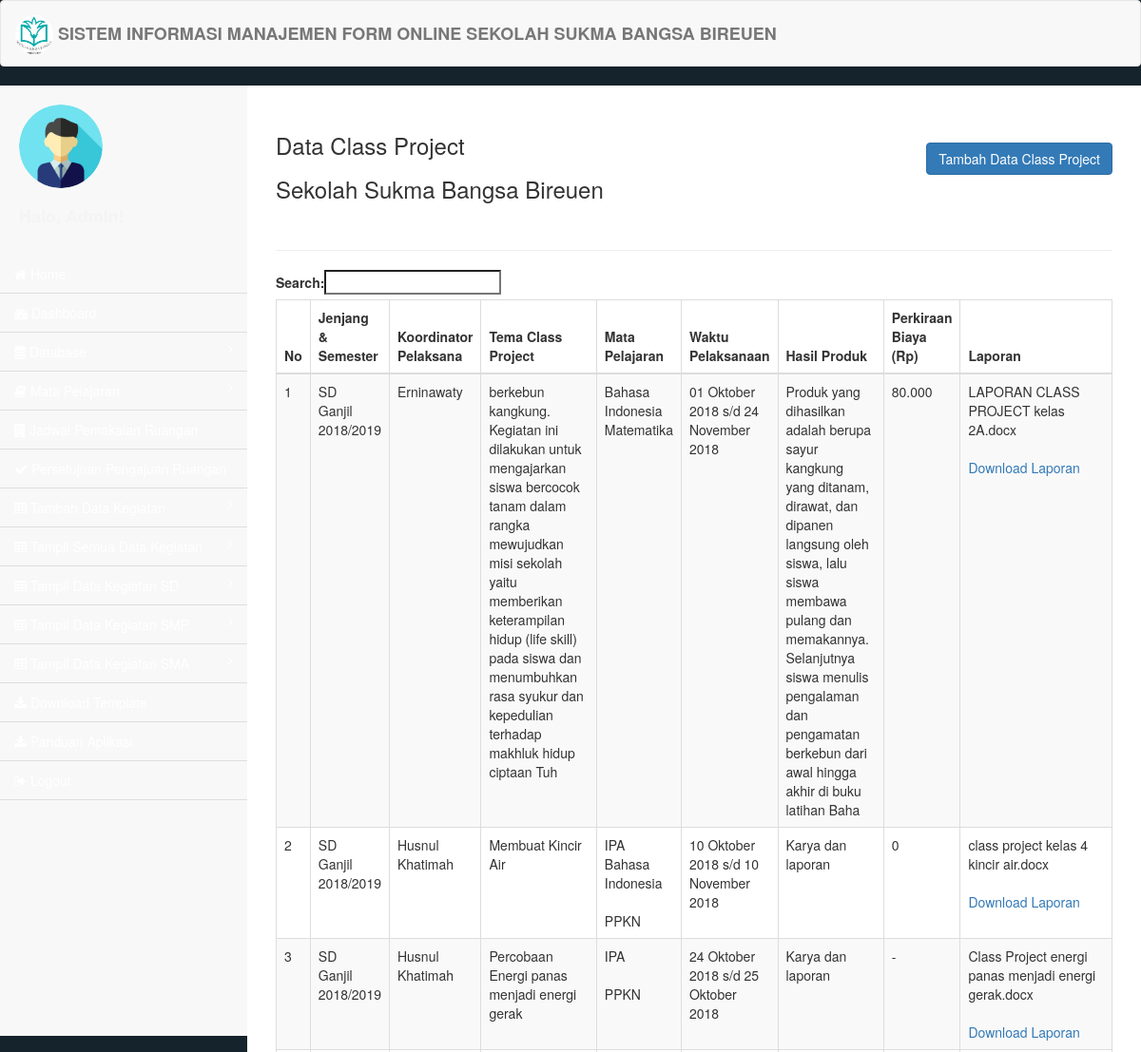
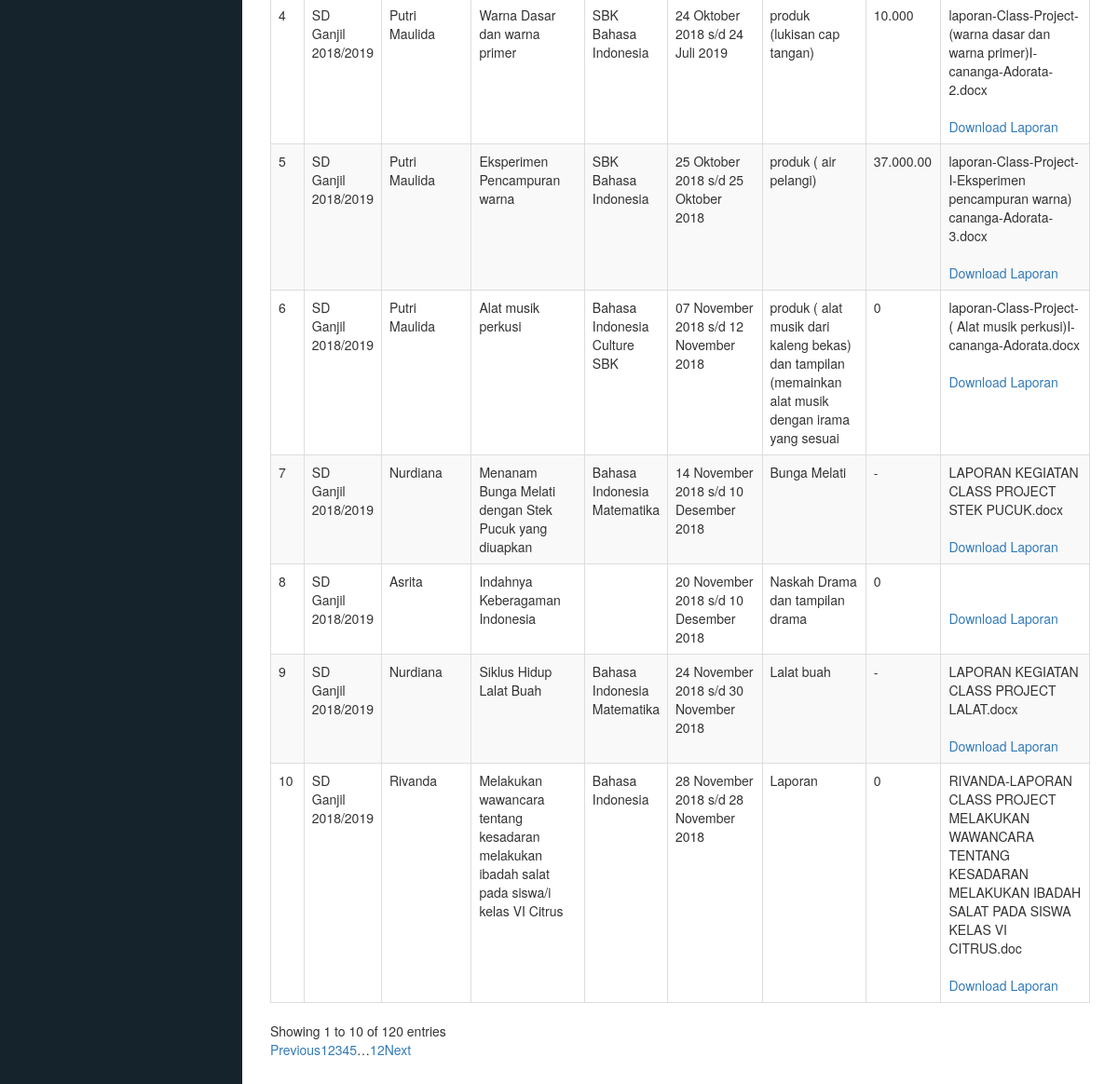
The page /admin/index.php?halaman=tampil_class_project (signed in) on the database its author committed (2 pictures, top to bottom).
### tables this page shows
CREATE TABLE `project` (
  `id_project` int(11) NOT NULL,
  `id_jenjang` varchar(255) NOT NULL,
  `id_semester` varchar(255) NOT NULL,
  `id_kelas` varchar(255) NOT NULL,
  `id_kelas2` varchar(255) NOT NULL,
  `id_kelas3` varchar(255) NOT NULL,
  `id_kelas4` varchar(255) NOT NULL,
  `id_guru` varchar(255) NOT NULL,
  `tema_project` varchar(255) NOT NULL,
  `waktu_1` date NOT NULL,
  `waktu_2` date NOT NULL,
  `id_mapel1` varchar(255) NOT NULL,
  `id_mapel2` varchar(255) NOT NULL,
  `id_mapel3` varchar(255) NOT NULL,
  `id_mapel4` varchar(255) NOT NULL,
  `hasil_project` varchar(255) NOT NULL,
  `biaya_project` text NOT NULL,
  `laporan` varchar(255) NOT NULL,
  `proposal` varchar(255) NOT NULL
);

CREATE TABLE `jenjang` (
  `id_jenjang` int(11) NOT NULL,
  `nama_jenjang` varchar(255) NOT NULL
);

CREATE TABLE `semester` (
  `id_semester` int(11) NOT NULL,
  `nama_semester` varchar(255) NOT NULL,
  `status` varchar(255) NOT NULL
);

CREATE TABLE `guru` (
  `id_guru` int(11) NOT NULL,
  `id_jenjang` varchar(255) NOT NULL,
  `nama_guru` varchar(255) NOT NULL,
  `nip_guru` varchar(255) NOT NULL,
  `status_guru` varchar(255) NOT NULL
);

CREATE TABLE `mapel1` (
  `id_mapel1` int(11) NOT NULL,
  `id_jenjang` varchar(255) NOT NULL,
  `nama_mapel1` varchar(255) NOT NULL
);

CREATE TABLE `mapel2` (
  `id_mapel2` int(11) NOT NULL,
  `id_jenjang` varchar(255) NOT NULL,
  `nama_mapel2` varchar(255) NOT NULL
);

CREATE TABLE `mapel4` (
  `id_mapel4` int(11) NOT NULL,
  `id_jenjang` varchar(255) NOT NULL,
  `nama_mapel4` varchar(255) NOT NULL
);

CREATE TABLE `mapel3` (
  `id_mapel3` int(11) NOT NULL,
  `id_jenjang` varchar(255) NOT NULL,
  `nama_mapel3` varchar(255) NOT NULL
);

### config/class.php (called while the page is built, shortened)
<?php
	$db_host = "localhost";
	$db_user = "root";
	$db_pass = "kebersamaan";
	$db_name = "simfoni";
	$db_lokasi ="Bireuen";
$database = new mysqli($db_host, $db_user, $db_pass, $db_name);
function tanggal_indo($tanggal)
{
	$tgl = explode("-", $tanggal);
	$bln["01"]="Januari";
	$bln["02"]="Februari";
	$bln["03"]="Maret";
	$bln["04"]="April";
	$bln["05"]="Mei";
	$bln["06"]="Juni";
	$bln["07"]="Juli";
	$bln["08"]="Agustus";
	$bln["09"]="September";
	$bln["10"]="Oktober";
	$bln["11"]="November";
	$bln["12"]="Desember";
	if ($tgl[0]=="0000")
	{
		return $tanggal;
	}
	else
	{
		return $tgl[2]." ".$bln[$tgl[1]]." ".$tgl[0];
	}
}
class project
{
	public $koneksi;
	function __construct($database)
	{
		$this->koneksi = $database;
	}
	function tampil_project_admin()
	{
		$semua_data = array();
		 $ambil = $this->koneksi->query("SELECT * FROM project
		 	LEFT JOIN mapel1 ON project.id_mapel1 = mapel1.id_mapel1
		 	LEFT JOIN mapel2 ON project.id_mapel2 = mapel2.id_mapel2
		 	LEFT JOIN mapel3 ON project.id_mapel3 = mapel3.id_mapel3
		 	LEFT JOIN mapel4 ON project.id_mapel4 = mapel4.id_mapel4
		 	LEFT JOIN kelas ON project.id_kelas = kelas.id_kelas
		 	LEFT JOIN kelas2 ON project.id_kelas2 = kelas2.id_kelas2
		 	LEFT JOIN kelas3 ON project.id_kelas3 = kelas3.id_kelas3
		 	LEFT JOIN kelas4 ON project.id_kelas4 = kelas4.id_kelas4
		 	LEFT JOIN jenjang ON project.id_jenjang = jenjang.id_jenjang
		 	LEFT JOIN guru ON project.id_guru = guru.id_guru
		 	LEFT JOIN semester ON project.id_semester = semester.id_semester
		 	ORDER BY project.id_jenjang, project.id_semester, project.waktu_1
		 	");
		while ($data_array = $ambil->fetch_assoc())
		{
			$semua_data[] = $data_array;
		}
		return $semua_data;
	}
}
 $project = new project($database);
?>

### admin/project/tampil_class_project.php (the view, shortened to what this page needs)
<div class="row">
	<div class="col-md-6">
		<h3>Data Class Project</h3>
		<h3>Sekolah Sukma Bangsa <?php echo $db_lokasi ?></h3><br>
	</div>
	<div class="col-md-6">
		<div class="tambah-user hidden-print">
		<a href="index.php?halaman=tambah_class_project" class="btn btn-primary">Tambah Data Class Project</a>
		</div>
	</div>
</div>
<hr>
 <?php
$semua_project = $project->tampil_project_admin();
?>
<!DOCTYPE html>
<html>
<head>
	<link rel="stylesheet" type="text/css" href="../bootstrap/css/bootstrap.css">
</head>
<body>
<div class="row">
	<div class="col-md-12">
		<table class="table table-hover table-striped table-bordered" id="data-table">
			<thead>
				<tr>
					<th>No</th>
					<th>Jenjang & Semester</th>
					<th>Koordinator Pelaksana</th>
					<th>Tema Class Project</th>
					<th>Mata Pelajaran</th>
					<th>Waktu Pelaksanaan</th>
					<th>Hasil Produk</th>
					<th>Perkiraan Biaya (Rp)</th>
					<th class="hidden-print">Laporan</th>
				</tr>
			</thead>
			<tbody>
				<?php foreach ($semua_project as $key => $value): ?>
		<tr>
			<td><?php echo $key+1; ?></td>
			<td><?php echo $value['nama_jenjang'];  ?>  <br> <?php echo $value['nama_semester']; ?> </td>
			<td><?php echo $value['nama_guru']; ?></td>
			<td><?php echo $value['tema_project']; ?></td>
			<td><?php echo $value['nama_mapel1'] ;?> <br> <?php echo $value['nama_mapel2'] ;?> <br> <?php echo $value['nama_mapel3'] ;?> <br> <?php echo $value['nama_mapel4'] ;?> </td>
			<td><?php echo tanggal_indo($value['waktu_1']) ?> s/d <?php echo tanggal_indo($value['waktu_2']) ?></td>
			<td><?php echo $value['hasil_project'] ?></td>
			<td><?php echo $value['biaya_project'] ?></td>
			<td class="hidden-print"><?php echo $value['laporan'] ?>  <br> <br>
				<a href="../laporan/class_project/<?php echo $value['laporan'] ?>" class="" >Download Laporan</a> <br>
			</td>
		</tr>
		<?php endforeach ?>
			</tbody>
		</table>
</div>
</body>
</html>

### assets/css/sendiri.css (style rules this page uses)
body { font-family: modern; }

### assets/css/admin.css (style rules this page uses)
.tambah-user { text-align: right; margin-top: 30px; }

### rows shown on the page
project: id_jenjang.nama_jenjang "SD", id_semester.nama_semester "Ganjil 2018/2019", id_guru.nama_guru "Erninawaty", tema_project "berkebun kangkung. Kegiatan ini dilakukan untuk mengajarkan siswa bercocok tanam dalam rangka mewujudkan misi sekolah yaitu memberikan keterampilan hidup (life skill) pada siswa dan menumbuhkan rasa syukur dan kepedulian terhadap makhluk hidup ciptaan Tuh", id_mapel1.nama_mapel1 "Bahasa Indonesia", id_mapel2.nama_mapel2 "Matematika", waktu_1 "01 Oktober 2018", waktu_2 "24 November 2018", hasil_project "Produk yang dihasilkan adalah berupa sayur kangkung yang ditanam, dirawat, dan dipanen langsung oleh siswa, lalu siswa membawa pulang dan memakannya. Selanjutnya siswa menulis pengalaman dan pengamatan berkebun dari awal hingga akhir di buku latihan Baha", biaya_project "80.000", laporan "LAPORAN CLASS PROJECT kelas 2A.docx"
project: id_jenjang.nama_jenjang "SD", id_semester.nama_semester "Ganjil 2018/2019", id_guru.nama_guru "Husnul Khatimah", tema_project "Membuat Kincir Air", id_mapel1.nama_mapel1 "IPA", id_mapel2.nama_mapel2 "Bahasa Indonesia", id_mapel4.nama_mapel4 "PPKN", waktu_1 "10 Oktober 2018", waktu_2 "10 November 2018", hasil_project "Karya dan laporan", biaya_project "0", laporan "class project kelas 4 kincir air.docx"
project: id_jenjang.nama_jenjang "SD", id_semester.nama_semester "Ganjil 2018/2019", id_guru.nama_guru "Husnul Khatimah", tema_project "Percobaan Energi panas menjadi energi gerak", id_mapel1.nama_mapel1 "IPA", id_mapel3.nama_mapel3 "PPKN", waktu_1 "24 Oktober 2018", waktu_2 "25 Oktober 2018", hasil_project "Karya dan laporan", biaya_project "-", laporan "Class Project energi panas menjadi energi gerak.docx"
project: id_jenjang.nama_jenjang "SD", id_semester.nama_semester "Ganjil 2018/2019", id_guru.nama_guru "Putri Maulida", tema_project "Warna Dasar dan warna primer", id_mapel1.nama_mapel1 "SBK", id_mapel2.nama_mapel2 "Bahasa Indonesia", waktu_1 "24 Oktober 2018", waktu_2 "24 Juli 2019", hasil_project "produk (lukisan cap tangan)", biaya_project "10.000", laporan "laporan-Class-Project-(warna dasar dan warna primer)I-cananga-Adorata-2.docx"
project: id_jenjang.nama_jenjang "SD", id_semester.nama_semester "Ganjil 2018/2019", id_guru.nama_guru "Putri Maulida", tema_project "Eksperimen Pencampuran warna", id_mapel1.nama_mapel1 "SBK", id_mapel2.nama_mapel2 "Bahasa Indonesia", waktu_1 "25 Oktober 2018", waktu_2 "25 Oktober 2018", hasil_project "produk ( air pelangi)", biaya_project "37.000.00", laporan "laporan-Class-Project-I-Eksperimen pencampuran warna) cananga-Adorata-3.docx"
project: id_jenjang.nama_jenjang "SD", id_semester.nama_semester "Ganjil 2018/2019", id_guru.nama_guru "Putri Maulida", tema_project "Alat musik perkusi", id_mapel1.nama_mapel1 "Bahasa Indonesia", id_mapel2.nama_mapel2 "Culture", id_mapel3.nama_mapel3 "SBK", waktu_1 "07 November 2018", waktu_2 "12 November 2018", hasil_project "produk ( alat musik dari kaleng bekas) dan tampilan (memainkan alat musik dengan irama yang sesuai", biaya_project "0", laporan "laporan-Class-Project- ( Alat musik perkusi)I-cananga-Adorata.docx"
project: id_jenjang.nama_jenjang "SD", id_semester.nama_semester "Ganjil 2018/2019", id_guru.nama_guru "Nurdiana", tema_project "Menanam Bunga Melati dengan Stek Pucuk yang diuapkan", id_mapel1.nama_mapel1 "Bahasa Indonesia", id_mapel2.nama_mapel2 "Matematika", waktu_1 "14 November 2018", waktu_2 "10 Desember 2018", hasil_project "Bunga Melati", biaya_project "-", laporan "LAPORAN KEGIATAN CLASS PROJECT STEK PUCUK.docx"
project: id_jenjang.nama_jenjang "SD", id_semester.nama_semester "Ganjil 2018/2019", id_guru.nama_guru "Asrita", tema_project "Indahnya Keberagaman Indonesia", waktu_1 "20 November 2018", waktu_2 "10 Desember 2018", hasil_project "Naskah Drama dan tampilan drama", biaya_project "0"
project: id_jenjang.nama_jenjang "SD", id_semester.nama_semester "Ganjil 2018/2019", id_guru.nama_guru "Nurdiana", tema_project "Siklus Hidup Lalat Buah", id_mapel1.nama_mapel1 "Bahasa Indonesia", id_mapel2.nama_mapel2 "Matematika", waktu_1 "24 November 2018", waktu_2 "30 November 2018", hasil_project "Lalat buah", biaya_project "-", laporan "LAPORAN KEGIATAN CLASS PROJECT LALAT.docx"
project: id_jenjang.nama_jenjang "SD", id_semester.nama_semester "Ganjil 2018/2019", id_guru.nama_guru "Rivanda", tema_project "Melakukan wawancara tentang kesadaran melakukan ibadah salat pada siswa/i kelas VI Citrus", id_mapel1.nama_mapel1 "Bahasa Indonesia", waktu_1 "28 November 2018", waktu_2 "28 November 2018", hasil_project "Laporan", biaya_project "0", laporan "RIVANDA-LAPORAN CLASS PROJECT MELAKUKAN WAWANCARA TENTANG KESADARAN MELAKUKAN IBADAH SALAT PADA SISWA KELAS VI CITRUS.doc"

### other values the page prints
$db_lokasi "BIREUEN"
$db_lokasi "Bireuen"
